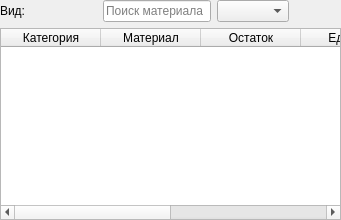
             <widget class="QWidget" name="layoutWidget_3">
              <layout class="QGridLayout" name="gridLayout_7">
               <property name="leftMargin">
                <number>0</number>
               </property>
               <property name="topMargin">
                <number>0</number>
               </property>
               <property name="rightMargin">
                <number>0</number>
               </property>
               <property name="bottomMargin">
                <number>0</number>
               </property>
               <item row="1" column="0" colspan="8">
                <widget class="QTableWidget" name="tw_warehouse">
                 <property name="palette">
                  <palette>
                   <active>
                    <colorrole role="Highlight">
                     <brush brushstyle="SolidPattern">
                      <color alpha="255">
                       <red>187</red>
                       <green>202</green>
                       <blue>212</blue>
                      </color>
                     </brush>
                    </colorrole>
                   </active>
                   <inactive>
                    <colorrole role="Highlight">
                     <brush brushstyle="SolidPattern">
                      <color alpha="255">
                       <red>187</red>
                       <green>202</green>
                       <blue>212</blue>
                      </color>
                     </brush>
                    </colorrole>
                   </inactive>
                   <disabled>
                    <colorrole role="Highlight">
                     <brush brushstyle="SolidPattern">
                      <color alpha="255">
                       <red>0</red>
                       <green>255</green>
                       <blue>0</blue>
                      </color>
                     </brush>
                    </colorrole>
                   </disabled>
                  </palette>
                 </property>
                 <property name="font">
                  <font>
                   <hintingpreference>PreferDefaultHinting</hintingpreference>
                  </font>
                 </property>
                 <property name="mouseTracking">
                  <bool>false</bool>
                 </property>
                 <property name="focusPolicy">
                  <enum>Qt::FocusPolicy::StrongFocus</enum>
                 </property>
                 <property name="autoFillBackground">
                  <bool>false</bool>
                 </property>
                 <property name="styleSheet">
                  <string notr="true"/>
                 </property>
                 <property name="frameShape">
                  <enum>QFrame::Shape::StyledPanel</enum>
                 </property>
                 <property name="editTriggers">
                  <set>QAbstractItemView::EditTrigger::NoEditTriggers</set>
                 </property>
                 <property name="alternatingRowColors">
                  <bool>true</bool>
                 </property>
                 <property name="selectionMode">
                  <enum>QAbstractItemView::SelectionMode::SingleSelection</enum>
                 </property>
                 <property name="selectionBehavior">
                  <enum>QAbstractItemView::SelectionBehavior::SelectRows</enum>
                 </property>
                 <property name="verticalScrollMode">
                  <enum>QAbstractItemView::ScrollMode::ScrollPerPixel</enum>
                 </property>
                 <attribute name="horizontalHeaderVisible">
                  <bool>true</bool>
                 </attribute>
                 <attribute name="horizontalHeaderHighlightSections">
                  <bool>true</bool>
                 </attribute>
                 <attribute name="verticalHeaderVisible">
                  <bool>false</bool>
                 </attribute>
                 <attribute name="verticalHeaderHighlightSections">
                  <bool>true</bool>
                 </attribute>
                 <column>
                  <property name="text">
                   <string>Категория</string>
                  </property>
                 </column>
                 <column>
                  <property name="text">
                   <string>Материал</string>
                  </property>
                 </column>
                 <column>
                  <property name="text">
                   <string>Остаток</string>
                  </property>
                 </column>
                 <column>
                  <property name="text">
                   <string>Ед. изм.</string>
                  </property>
                 </column>
                 <column>
                  <property name="text">
                   <string>Сред. цена</string>
                  </property>
                 </column>
                 <column>
                  <property name="text">
                   <string>Сумма</string>
                  </property>
                 </column>
                </widget>
               </item>
               <item row="0" column="0">
                <widget class="QLabel" name="label">
                 <property name="text">
                  <string>Вид:</string>
                 </property>
                </widget>
               </item>
               <item row="0" column="3">
                <widget class="QLineEdit" name="le_warehouse_materials_search">
                 <property name="placeholderText">
                  <string>Поиск материала</string>
                 </property>
                </widget>
               </item>
               <item row="0" column="2">
                <spacer name="horizontalSpacer">
                 <property name="orientation">
                  <enum>Qt::Orientation::Horizontal</enum>
                 </property>
                 <property name="sizeType">
                  <enum>QSizePolicy::Policy::Fixed</enum>
                 </property>
                 <property name="sizeHint" stdset="0">
                  <size>
                   <width>39</width>
                   <height>20</height>
                  </size>
                 </property>
                </spacer>
               </item>
               <item row="0" column="1">
                <widget class="QPushLabel" name="lb_change_layout">
                 <property name="sizePolicy">
                  <sizepolicy hsizetype="Preferred" vsizetype="Preferred">
                   <horstretch>0</horstretch>
                   <verstretch>0</verstretch>
                  </sizepolicy>
                 </property>
                 <property name="minimumSize">
                  <size>
                   <width>20</width>
                   <height>20</height>
                  </size>
                 </property>
                 <property name="maximumSize">
                  <size>
                   <width>20</width>
                   <height>20</height>
                  </size>
                 </property>
                 <property name="text">
                  <string/>
                 </property>
                 <property name="scaledContents">
                  <bool>true</bool>
                 </property>
                 <property name="alignment">
                  <set>Qt::AlignmentFlag::AlignCenter</set>
                 </property>
                 <property name="margin">
                  <number>0</number>
                 </property>
                </widget>
               </item>
               <item row="0" column="6">
                <spacer name="horizontalSpacer_2">
                 <property name="orientation">
                  <enum>Qt::Orientation::Horizontal</enum>
                 </property>
                 <property name="sizeHint" stdset="0">
                  <size>
                   <width>40</width>
                   <height>20</height>
                  </size>
                 </property>
                </spacer>
               </item>
               <item row="0" column="4" colspan="2">
                <widget class="QComboBox" name="cb_warehouse_categories">
                 <property name="sizeAdjustPolicy">
                  <enum>QComboBox::SizeAdjustPolicy::AdjustToContents</enum>
                 </property>
                </widget>
               </item>
              </layout>
             </widget>
